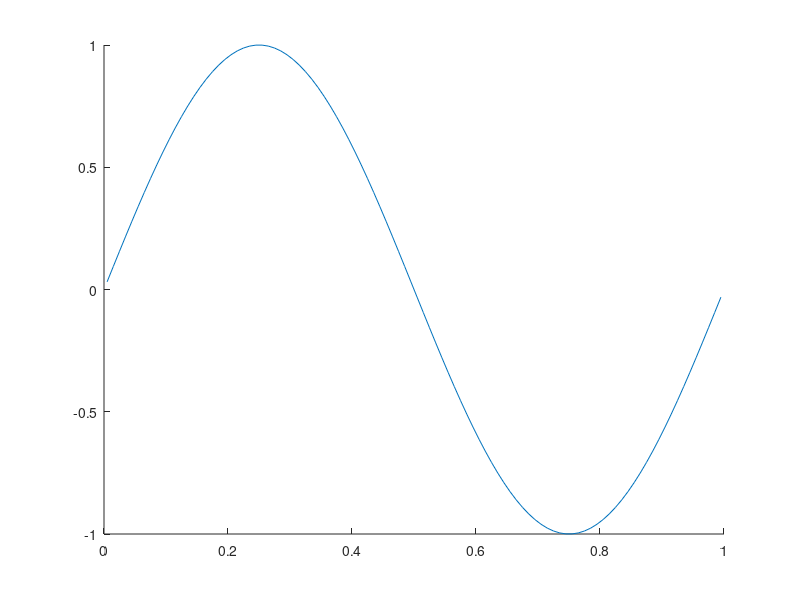

The MATLAB source for this figure: (Note: this script raises an error after producing the figure.)
xstart=0;
xend = 1; % x-axis size.
tend = 0.5; % t-axis size.
N = 100;
x = linspace(xstart,xend,N+1);
dx = x(2)-x(1); % Grid spacing
dt = 0.001;
%nt = floor(tend/dt);
%dt = tend / nt;
%Set up the initial solution values.
%u0 = uinit(x,ictype,xend); %Call to the function "uinit".
u0 =zeros(1,N);
for i=1:N
    u0(i)=sin(2*pi* (x(i)+(x(i+1)-x(i))/2));
    %u0(1,i)= exp(-2*((x(1,i)+(x(1,i+1)-x(1,i))/2) - 1).^2);
    %if (i ~= N/2)
    %    u0(1,i)=0;
    %else
    %    u0(1,i)=10;
    %end
end
for i=1:N
    x_new(i)= x(i)+(x(i+1)-x(i))/2;
end
figure(1)
hold on
plot(x_new,u0)
u = u0;
unew = 0*u;
for i = 0:dt:tend
    D=0.01;
    fminus = 0.5*( f(u(2:end-1)) + f(u(1:end-2)) );
    fplus = 0.5*( f(u(2:end-1)) + f(u(3:end)) );
    unew(2:end-1) = u(2:end-1) + dt*(D*(u(3:end)-2*u(2:end-1)+u(1:end-2))/(dx)^2 ...
        - (fplus-fminus)/dx );
    unew(1) = u(1);
    unew(end) = u(end);
    u = unew;
end


figure(1)
hold on
plot(x_new,u)